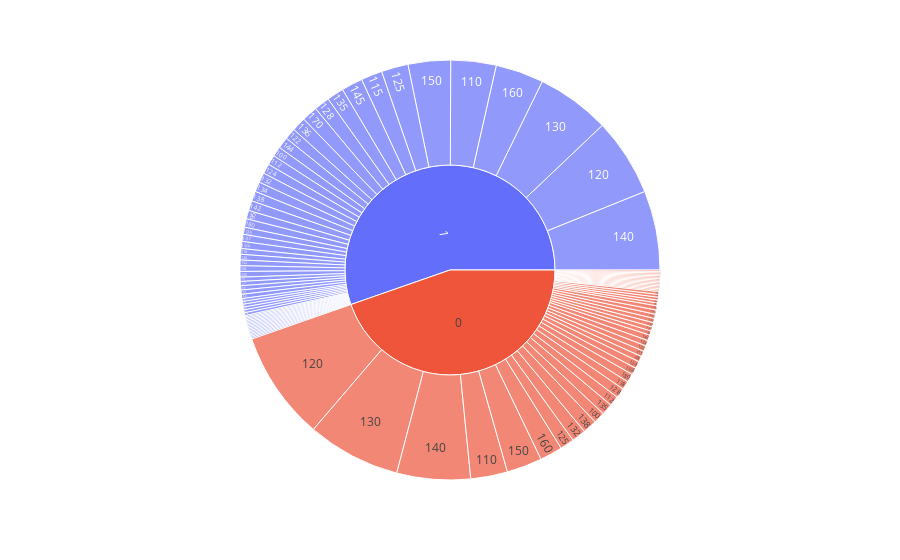

Notebook cell for this chart:
### Code cell
px.sunburst(heart_df,path = ['HeartDisease','RestingBP'])

### Figure 1 — Plotly figure (JSON) as saved in the notebook; plotly's stock layout.template omitted (floating-point values rounded to 4 significant figures)
{"data": [{"branchvalues": "total", "domain": {"x": [0, 1], "y": [0, 1]}, "hovertemplate": "labels=%{label}<br>count=%{value}<br>parent=%{parent}<br>id=%{id}<extra></extra>", "ids": ["0/80", "1/92", "0/94", "1/95", "1/96", "0/98", "0/100", "1/100", "0/101", "0/102", "1/102", "0/104", "1/104", "0/105", "1/105", "0/106", "1/106", "0/108", "1/108", "0/110", "1/110", "0/112", "1/112", "0/113", "0/114", "1/114", "0/115", "1/115", "1/116", "1/117", "0/118", "1/118", "0/120", "1/120", "0/122", "1/122", "0/123", "1/123", "0/124", "1/124", "0/125", "1/125", "0/126", "1/126", "1/127", "0/128", "1/128", "0/129", "0/130", "1/130", "0/131", "1/131", "0/132", "1/132", "0/133", "1/133", "0/134", "1/134", "0/135", "1/135", "0/136", "1/136", "1/137", "0/138", "1/138", "0/139", "1/139", "0/140", "1/140", "1/141", "0/142", "1/142", "1/143", "1/144", "0/145", "1/145", "0/146", "1/146", "0/148", "1/148", "0/150", "1/150", "0/152", "1/152", "0/154", "1/154", "0/155", "1/155", "0/156", "1/156", "1/158", "0/160", "1/160", "1/164", "1/165", "0/170", "1/170", "0/172", "1/172", "1/174", "0/178", "1/178", "0/180", "1/180", "1/185", "0/190", "1/190", "1/192", "1/200", "0", "1"], "labels": ["80", "92", "94", "95", "96", "98", "100", "100", "101", "102", "102", "104", "104", "105", "105", "106", "106", "108", "108", "110", "110", "112", "112", "113", "114", "114", "115", "115", "116", "117", "118", "118", "120", "120", "122", "122", "123", "123", "124", "124", "125", "125", "126", "126", "127", "128", "128", "129", "130", "130", "131", "131", "132", "132", "133", "133", "134", "134", "135", "135", "136", "136", "137", "138", "138", "139", "139", "140", "140", "141", "142", "142", "143", "144", "145", "145", "146", "146", "148", "148", "150", "150", "152", "152", "154", "154", "155", "155", "156", "156", "158", "160", "160", "164", "165", "170", "170", "172", "172", "174", "178", "178", "180", "180", "185", "190", "190", "192", "200", "0", "1"], "name": "", "parents": ["0", "1", "0", "1", "1", "0", "0", "1", "0", "0", "1", "0", "1", "0", "1", "0", "1", "0", "1", "0", "1", "0", "1", "0", "0", "1", "0", "1", "1", "1", "0", "1", "0", "1", "0", "1", "0", "1", "0", "1", "0", "1", "0", "1", "1", "0", "1", "0", "0", "1", "0", "1", "0", "1", "0", "1", "0", "1", "0", "1", "0", "1", "1", "0", "1", "0", "1", "0", "1", "1", "0", "1", "1", "1", "0", "1", "0", "1", "0", "1", "0", "1", "0", "1", "0", "1", "0", "1", "0", "1", "1", "0", "1", "1", "1", "0", "1", "0", "1", "1", "0", "1", "0", "1", "1", "0", "1", "1", "1", "", ""], "type": "sunburst", "values": [1, 1, 2, 6, 1, 1, 8, 7, 1, 2, 1, 2, 1, 4, 5, 2, 1, 5, 2, 26, 32, 7, 7, 1, 1, 1, 4, 15, 2, 1, 6, 4, 77, 55, 4, 8, 1, 1, 5, 7, 10, 19, 3, 4, 1, 7, 11, 1, 66, 52, 1, 3, 10, 7, 3, 3, 4, 7, 8, 12, 3, 10, 5, 10, 7, 2, 3, 52, 56, 3, 4, 7, 2, 8, 3, 15, 1, 3, 1, 1, 25, 30, 3, 4, 1, 2, 3, 5, 1, 1, 4, 16, 34, 1, 2, 3, 11, 1, 1, 1, 1, 2, 6, 6, 1, 1, 1, 1, 4, 410, 508]}], "layout": {"autosize": true, "legend": {"tracegroupgap": 0}, "margin": {"t": 60}}}
